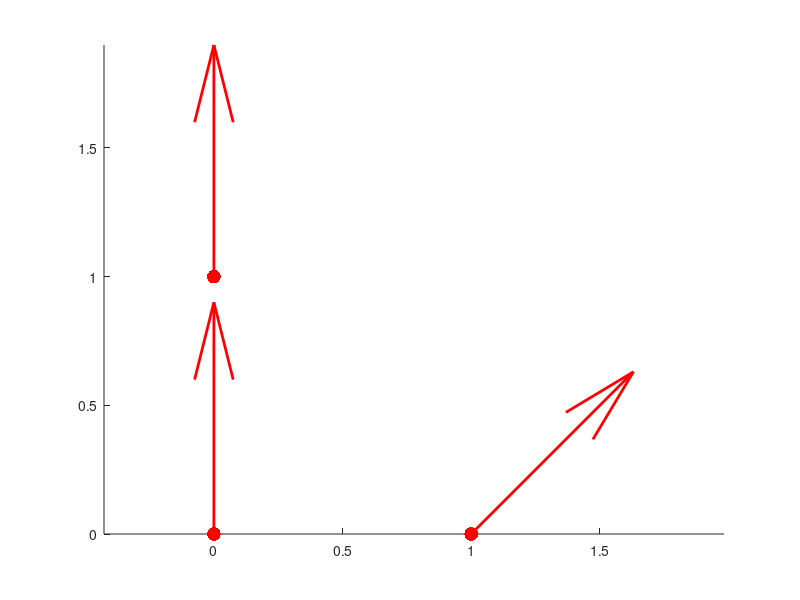

This chart was generated by the following MATLAB code: (Note: this script raises an error after producing the figure.)
close all
addpath('covMat')

noiseVals = 0.00000;
noiseGrad = 0.037;
sigma = 0.1243;%0.2844; %0.1
L0 = .2823; 
gamma = 2.5977;%0.6525;%1/L0^2;

% % load '/Users/Yannick/Coding/SurfaceConstruction/SurfaceConstruction/bmw_total'
% load  '/Users/Yannick/Coding/SurfaceConstruction/SurfaceConstruction/bmw_11'
% % load 'bmw_total'
% load  'bmw_11'
% % For bmw_11
% cx = -6.1655;
% cy = -0.0472;
% cz = -3.6693;
% 
% a = 1.0763;
% b = 2.3691;
% c = 1.3254;
% locations = PartMeans;
% surfNormals = SurfNormals;
% 

%Simple case
r = 1;
locations = r * [[1;0;0] [0;1;0] [0;0;1]];
surfNormals = [[0.7;0.7;0] [0;1;0] [0;1;0]];

cx = 0;
cy = 0;
cz = 0;

a = 1;
b = 1;
c = inf;

A = diag([1/a^2, 1/b^2, 1/c^2]);
loc = [cx cy cz]';
meanValue = @(x)(a/2 * ((x-loc)' * A * (x-loc) - 1));
meanGrad = @(x)(a * A * (x-loc));

dist = 0.6;
initPoint = locations(:,1);%r * [-4;0;-2];

figure
hold on
axis equal

plot3(locations(1,:),locations(2,:),locations(3,:),'r.','markersize',30);
quiver3(locations(1,:),locations(2,:),locations(3,:),...
    surfNormals(1,:),surfNormals(2,:),surfNormals(3,:),'linewidth',2,'color','r');



[faces, vertices] = computeSurface(locations, surfNormals, ...
    sigma, gamma, noiseVals, noiseGrad, ...
    meanValue, meanGrad, initPoint, dist, true);

figure
hold on
axis equal

plot3(locations(1,:),locations(2,:),locations(3,:),'r.','markersize',30);
quiver3(locations(1,:),locations(2,:),locations(3,:),...
    surfNormals(1,:),surfNormals(2,:),surfNormals(3,:),'linewidth',2,'color','r');


patch('faces',faces,'vertices',vertices,...
    'facecolor',[0.5 0.5 0.5], ...
    'edgecolor', 'none');
camlight
set(gca,'view',[46.8000   18.8000]);